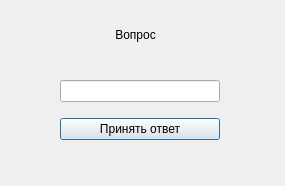
<?xml version="1.0" encoding="UTF-8"?>
<ui version="4.0">
 <class>question</class>
 <widget class="QDialog" name="question">
  <property name="geometry">
   <rect>
    <x>0</x>
    <y>0</y>
    <width>285</width>
    <height>186</height>
   </rect>
  </property>
  <property name="windowTitle">
   <string>Самопроверка</string>
  </property>
  <widget class="QWidget" name="verticalLayoutWidget">
   <property name="geometry">
    <rect>
     <x>60</x>
     <y>70</y>
     <width>160</width>
     <height>81</height>
    </rect>
   </property>
   <layout class="QVBoxLayout" name="verticalLayout">
    <item>
     <widget class="QLineEdit" name="lineEdit"/>
    </item>
    <item>
     <widget class="QPushButton" name="pushButton">
      <property name="text">
       <string>Принять ответ</string>
      </property>
     </widget>
    </item>
   </layout>
  </widget>
  <widget class="QLabel" name="label">
   <property name="geometry">
    <rect>
     <x>10</x>
     <y>10</y>
     <width>251</width>
     <height>51</height>
    </rect>
   </property>
   <property name="text">
    <string>&lt;html&gt;&lt;head/&gt;&lt;body&gt;&lt;p align=&quot;center&quot;&gt;Вопрос&lt;/p&gt;&lt;/body&gt;&lt;/html&gt;</string>
   </property>
   <property name="alignment">
    <set>Qt::AlignCenter</set>
   </property>
  </widget>
 </widget>
 <resources/>
 <connections/>
</ui>
